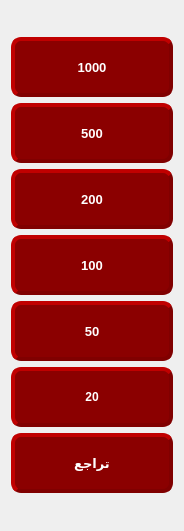
  <widget class="QWidget" name="verticalLayoutWidget_3">
   <property name="geometry">
    <rect>
     <x>660</x>
     <y>160</y>
     <width>184</width>
     <height>531</height>
    </rect>
   </property>
   <layout class="QVBoxLayout" name="verticalLayout_2">
    <item>
     <layout class="QVBoxLayout" name="verticalLayout">
      <item>
       <widget class="QPushButton" name="pushButton_2">
        <property name="minimumSize">
         <size>
          <width>86</width>
          <height>60</height>
         </size>
        </property>
        <property name="font">
         <font>
          <pointsize>10</pointsize>
          <weight>75</weight>
          <bold>true</bold>
         </font>
        </property>
        <property name="styleSheet">
         <string notr="true">
QPushButton{
                                        background-color: darkred;
                                        border-style: outset;
                                        border-width: 4px;
                                        border-radius: 10px;
                                        border-color: maroon;
                                        min-width: 6em;
                    color:white;
                                        }
                                        QPushButton:hover {
                                        background: qradialgradient(
                                        cx: 0.3, cy: -0.4, fx: 0.3, fy: -0.4,
                                        radius: 1.35, stop: 0 #e60000, stop: 1 #cc0000
                                        );
                                        }
                                        QPushButton:pressed {
                                        border-style: inset;
                                        background: qradialgradient(
                                        cx: 0.4, cy: -0.1, fx: 0.4, fy: -0.1,
                                        radius: 1.35, stop: 0 #e60000, stop: 1 #b30000
                                        );
                                        }
                                    </string>
        </property>
        <property name="text">
         <string>1000</string>
        </property>
       </widget>
      </item>
      <item>
       <widget class="QPushButton" name="pushButton_7">
        <property name="minimumSize">
         <size>
          <width>86</width>
          <height>60</height>
         </size>
        </property>
        <property name="font">
         <font>
          <pointsize>10</pointsize>
          <weight>75</weight>
          <bold>true</bold>
         </font>
        </property>
        <property name="styleSheet">
         <string notr="true">
QPushButton{
                                        background-color: darkred;
                                        border-style: outset;
                                        border-width: 4px;
                                        border-radius: 10px;
                                        border-color: maroon;
                                        min-width: 6em;
                    color:white;
                                        }
                                        QPushButton:hover {
                                        background: qradialgradient(
                                        cx: 0.3, cy: -0.4, fx: 0.3, fy: -0.4,
                                        radius: 1.35, stop: 0 #e60000, stop: 1 #cc0000
                                        );
                                        }
                                        QPushButton:pressed {
                                        border-style: inset;
                                        background: qradialgradient(
                                        cx: 0.4, cy: -0.1, fx: 0.4, fy: -0.1,
                                        radius: 1.35, stop: 0 #e60000, stop: 1 #b30000
                                        );
                                        }
                                    </string>
        </property>
        <property name="text">
         <string>500</string>
        </property>
       </widget>
      </item>
      <item>
       <widget class="QPushButton" name="pushButton_6">
        <property name="minimumSize">
         <size>
          <width>86</width>
          <height>60</height>
         </size>
        </property>
        <property name="font">
         <font>
          <pointsize>10</pointsize>
          <weight>75</weight>
          <bold>true</bold>
         </font>
        </property>
        <property name="styleSheet">
         <string notr="true">
QPushButton{
                                        background-color: darkred;
                                        border-style: outset;
                                        border-width: 4px;
                                        border-radius: 10px;
                                        border-color: maroon;
                                        min-width: 6em;
                    color:white;
                                        }
                                        QPushButton:hover {
                                        background: qradialgradient(
                                        cx: 0.3, cy: -0.4, fx: 0.3, fy: -0.4,
                                        radius: 1.35, stop: 0 #e60000, stop: 1 #cc0000
                                        );
                                        }
                                        QPushButton:pressed {
                                        border-style: inset;
                                        background: qradialgradient(
                                        cx: 0.4, cy: -0.1, fx: 0.4, fy: -0.1,
                                        radius: 1.35, stop: 0 #e60000, stop: 1 #b30000
                                        );
                                        }
                                    </string>
        </property>
        <property name="text">
         <string>200</string>
        </property>
       </widget>
      </item>
      <item>
       <widget class="QPushButton" name="pushButton_5">
        <property name="minimumSize">
         <size>
          <width>86</width>
          <height>60</height>
         </size>
        </property>
        <property name="font">
         <font>
          <pointsize>10</pointsize>
          <weight>75</weight>
          <bold>true</bold>
         </font>
        </property>
        <property name="styleSheet">
         <string notr="true">
QPushButton{
                                        background-color: darkred;
                                        border-style: outset;
                                        border-width: 4px;
                                        border-radius: 10px;
                                        border-color: maroon;
                                        min-width: 6em;
                    color:white;
                                        }
                                        QPushButton:hover {
                                        background: qradialgradient(
                                        cx: 0.3, cy: -0.4, fx: 0.3, fy: -0.4,
                                        radius: 1.35, stop: 0 #e60000, stop: 1 #cc0000
                                        );
                                        }
                                        QPushButton:pressed {
                                        border-style: inset;
                                        background: qradialgradient(
                                        cx: 0.4, cy: -0.1, fx: 0.4, fy: -0.1,
                                        radius: 1.35, stop: 0 #e60000, stop: 1 #b30000
                                        );
                                        }
                                    </string>
        </property>
        <property name="text">
         <string>100</string>
        </property>
       </widget>
      </item>
      <item>
       <widget class="QPushButton" name="pushButton_4">
        <property name="minimumSize">
         <size>
          <width>86</width>
          <height>60</height>
         </size>
        </property>
        <property name="font">
         <font>
          <pointsize>10</pointsize>
          <weight>75</weight>
          <bold>true</bold>
         </font>
        </property>
        <property name="styleSheet">
         <string notr="true">
QPushButton{
                                        background-color: darkred;
                                        border-style: outset;
                                        border-width: 4px;
                                        border-radius: 10px;
                                        border-color: maroon;
                                        min-width: 6em;
                    color:white;
                                        }
                                        QPushButton:hover {
                                        background: qradialgradient(
                                        cx: 0.3, cy: -0.4, fx: 0.3, fy: -0.4,
                                        radius: 1.35, stop: 0 #e60000, stop: 1 #cc0000
                                        );
                                        }
                                        QPushButton:pressed {
                                        border-style: inset;
                                        background: qradialgradient(
                                        cx: 0.4, cy: -0.1, fx: 0.4, fy: -0.1,
                                        radius: 1.35, stop: 0 #e60000, stop: 1 #b30000
                                        );
                                        }
                                    </string>
        </property>
        <property name="text">
         <string>50</string>
        </property>
       </widget>
      </item>
      <item>
       <widget class="QPushButton" name="pushButton_3">
        <property name="minimumSize">
         <size>
          <width>86</width>
          <height>60</height>
         </size>
        </property>
        <property name="font">
         <font>
          <pointsize>9</pointsize>
          <weight>75</weight>
          <bold>true</bold>
         </font>
        </property>
        <property name="styleSheet">
         <string notr="true">
QPushButton{
                                        background-color: darkred;
                                        border-style: outset;
                                        border-width: 4px;
                                        border-radius: 10px;
                                        border-color: maroon;
                                        min-width: 6em;
                    color:white;
                                        }
                                        QPushButton:hover {
                                        background: qradialgradient(
                                        cx: 0.3, cy: -0.4, fx: 0.3, fy: -0.4,
                                        radius: 1.35, stop: 0 #e60000, stop: 1 #cc0000
                                        );
                                        }
                                        QPushButton:pressed {
                                        border-style: inset;
                                        background: qradialgradient(
                                        cx: 0.4, cy: -0.1, fx: 0.4, fy: -0.1,
                                        radius: 1.35, stop: 0 #e60000, stop: 1 #b30000
                                        );
                                        }
                                    </string>
        </property>
        <property name="text">
         <string>20</string>
        </property>
       </widget>
      </item>
      <item>
       <widget class="QPushButton" name="pushButton">
        <property name="sizePolicy">
         <sizepolicy hsizetype="Minimum" vsizetype="Fixed">
          <horstretch>5</horstretch>
          <verstretch>5</verstretch>
         </sizepolicy>
        </property>
        <property name="minimumSize">
         <size>
          <width>86</width>
          <height>60</height>
         </size>
        </property>
        <property name="font">
         <font>
          <pointsize>10</pointsize>
          <weight>75</weight>
          <bold>true</bold>
         </font>
        </property>
        <property name="styleSheet">
         <string notr="true">
QPushButton{
                                        background-color: darkred;
                                        border-style: outset;
                                        border-width: 4px;
                                        border-radius: 10px;
                                        border-color: maroon;
                                        min-width: 6em;
                    color:white;
                                        }
                                        QPushButton:hover {
                                        background: qradialgradient(
                                        cx: 0.3, cy: -0.4, fx: 0.3, fy: -0.4,
                                        radius: 1.35, stop: 0 #e60000, stop: 1 #cc0000
                                        );
                                        }
                                        QPushButton:pressed {
                                        border-style: inset;
                                        background: qradialgradient(
                                        cx: 0.4, cy: -0.1, fx: 0.4, fy: -0.1,
                                        radius: 1.35, stop: 0 #e60000, stop: 1 #b30000
                                        );
                                        }
                                    </string>
        </property>
        <property name="text">
         <string>تراجع</string>
        </property>
       </widget>
      </item>
     </layout>
    </item>
   </layout>
  </widget>
